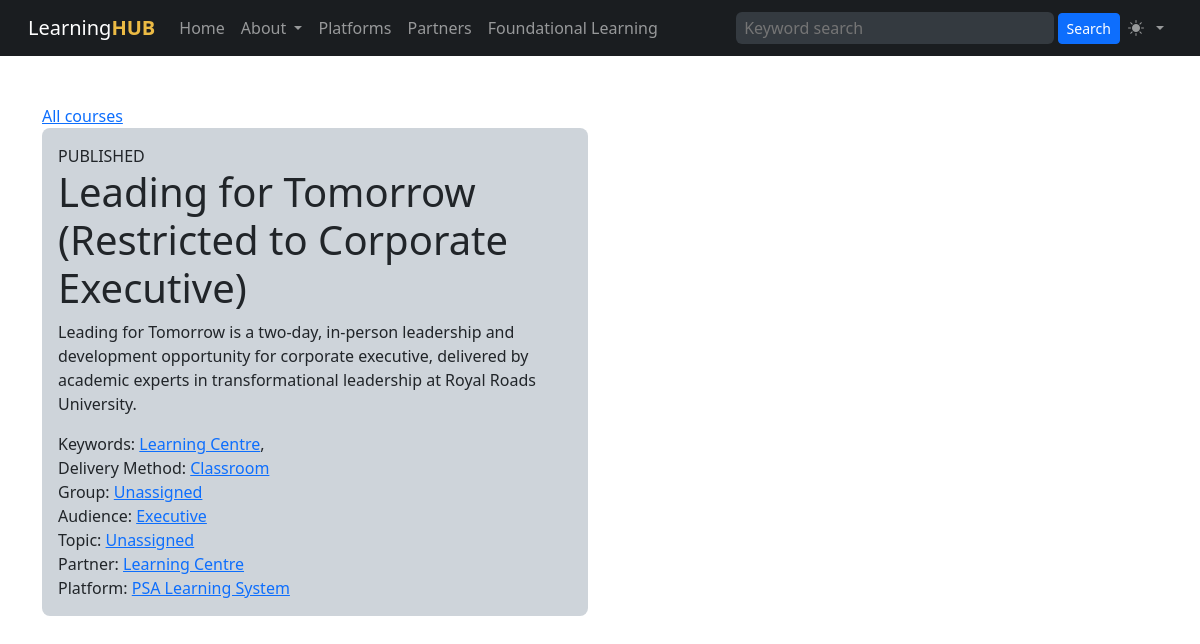
Screenshot of /course.php?cid=99 with the database file from the repository.
### tables this page shows
CREATE TABLE "courses" (
    "id" INTEGER PRIMARY KEY AUTOINCREMENT NOT NULL,
    "status" VARCHAR NOT NULL,
    "sortorder" INTEGER,
    "name" VARCHAR NOT NULL,
    "slug" VARCHAR,
    "description" VARCHAR NOT NULL,
    "created" DATETIME NOT NULL,
    "modified" DATETIME,
    "platform_last_updated" DATETIME,
    "expiry_date" DATETIME,
    "user_idir" VARCHAR,
    "course_id" INTEGER,
    "weight" INTEGER,
    "url" VARCHAR,
    "search" TEXT,
    "keywords" VARCHAR,
    "refresh_cycle" TEXT,
    "partner_id" INTEGER,
    "platform_id" INTEGER,
    "dmethod_id" INTEGER,
    "group_id" INTEGER,
    "audience_id" INTEGER,
    "topic_id" INTEGER,
    FOREIGN KEY(partner_id) REFERENCES learning_partners(id),
    FOREIGN KEY(platform_id) REFERENCES learning_platforms(id),
    FOREIGN KEY(dmethod_id) REFERENCES delivery_methods(id),
    FOREIGN KEY(group_id) REFERENCES groups(id),
    FOREIGN KEY(audience_id) REFERENCES audiences(id),
    FOREIGN KEY(topic_id) REFERENCES topics(id)
);

CREATE TABLE "delivery_methods" (
    "id" INTEGER PRIMARY KEY AUTOINCREMENT NOT NULL,
    "created" DATETIME,
    "modified" DATETIME,
    "sortorder" INTEGER,
    "name" VARCHAR,
    "slug" VARCHAR,
    "description" VARCHAR,
    "icon" VARCHAR,
    "color" VARCHAR
);

CREATE TABLE "groups" (
    "id" INTEGER PRIMARY KEY AUTOINCREMENT NOT NULL,
    "created" DATETIME,
    "modified" DATETIME,
    "sortorder" INTEGER,
    "name" VARCHAR,
    "slug" VARCHAR,
    "description" VARCHAR,
    "icon" VARCHAR,
    "color" VARCHAR
);

CREATE TABLE "audiences" (
    "id" INTEGER PRIMARY KEY AUTOINCREMENT NOT NULL,
    "created" DATETIME,
    "modified" DATETIME,
    "sortorder" INTEGER,
    "name" VARCHAR,
    "slug" VARCHAR,
    "description" VARCHAR,
    "icon" VARCHAR,
    "color" VARCHAR
);

CREATE TABLE "topics" (
    "id" INTEGER PRIMARY KEY AUTOINCREMENT NOT NULL,
    "created" DATETIME,
    "modified" DATETIME,
    "sortorder" INTEGER,
    "name" VARCHAR,
    "slug" VARCHAR,
    "description" VARCHAR,
    "icon" VARCHAR,
    "color" VARCHAR
);

CREATE TABLE "learning_partners" (
    "id" INTEGER PRIMARY KEY AUTOINCREMENT NOT NULL,
    "created" DATETIME,
    "modified" DATETIME,
    "sortorder" INTEGER,
    "name" VARCHAR,
    "slug" VARCHAR,
    "description" VARCHAR,
    "icon" VARCHAR,
    "logo" VARCHAR,
    "color" VARCHAR,
    "url" VARCHAR,
    "admin_name" VARCHAR,
    "admin_email" VARCHAR
);

CREATE TABLE "learning_platforms" (
    "id" INTEGER PRIMARY KEY AUTOINCREMENT NOT NULL,
    "created" DATETIME,
    "modified" DATETIME,
    "sortorder" INTEGER,
    "name" VARCHAR,
    "slug" VARCHAR,
    "description" VARCHAR,
    "logo" VARCHAR,
    "icon" VARCHAR,
    "color" VARCHAR,
    "url" VARCHAR
);

### course.php (the view)
<?php
$db = new SQLite3('courses.sqlite', SQLITE3_OPEN_CREATE | SQLITE3_OPEN_READWRITE);
$db->enableExceptions(true);
?>
<?php require('template/header.php') ?>
<div class="container">
<div class="row">
<div class="col-md-6">
<div><a href="courses.php">All courses</a></div>
<?php
$cid = $_GET['cid'] ?? 0;
$sql = 'SELECT
            c.id AS cid,
            c.name AS cname,
            c.status AS cstatus,
            c.description AS cdesc,
            c.keywords AS ckeys,
            dm.id AS dmid,
            dm.name AS dmname,
            g.name AS groupname,
            g.id AS groupid,
            a.name AS audiencename,
            a.id AS audienceid,
            top.name AS topicname,
            top.id AS topicid,
            pa.name AS partnername,
            pa.id AS partnerid,
            plat.name AS platformname,
            plat.id AS platformid
        FROM
            courses c
        JOIN delivery_methods dm ON dm.id = c.dmethod_id
        JOIN groups g ON g.id = c.group_id
        JOIN audiences a ON a.id = c.audience_id
        JOIN topics top ON top.id = c.topic_id
        JOIN learning_partners pa ON pa.id = c.partner_id
        JOIN learning_platforms plat ON plat.id = c.platform_id
        WHERE c.id = ' . $cid . ';';
$statement = $db->prepare($sql);
$result = $statement->execute();
?>
<?php while ($row = $result->fetchArray()): ?>
    <div class="p-3 mb-2 bg-dark-subtle rounded-3">
        <div><?= strtoupper($row['cstatus']) ?></div>
        <h1><?= $row['cname'] ?></h1>
        <div class="mb-3"><?= $row['cdesc'] ?></div>
        <?php if(!empty($row['ckeys'])): ?>
        <?php $keys = explode(',',$row['ckeys']) ?>
        <div>
        Keywords:
        <?php foreach($keys as $k): ?>
        <a href="keyword.php?keyword=<?= $k ?>"><?= $k ?></a>,
        <?php endforeach ?>
        </div>
        <?php endif ?>
        <div>Delivery Method: <a href="filter.php?dmethod=<?= $row['dmid'] ?>"><?= $row['dmname'] ?></a></div>
        <div>Group: <a href="filter.php?group=<?= $row['groupid'] ?>"><?= $row['groupname'] ?></a></div>
        <div>Audience: <a href="filter.php?audience=<?= $row['audienceid'] ?>"><?= $row['audiencename'] ?></a></div>
        <div>Topic: <a href="filter.php?topic[]=<?= $row['topicid'] ?>"><?= $row['topicname'] ?></a></div>
        <div>Partner: <a href="filter.php?partner=<?= $row['partnerid'] ?>"><?= $row['partnername'] ?></a></div>
        <div>Platform: <a href="filter.php?platform=<?= $row['platformid'] ?>"><?= $row['platformname'] ?></a></div>
    </div>
<?php endwhile ?>
</div>
</div>
</div>
</body>
</html>

### rows the page displays
courses: status "PUBLISHED", name "Leading for Tomorrow (Restricted to Corporate Executive)", description "Leading for Tomorrow is a two-day, in-person leadership and development opportunity for corporate executive, delivered by academic experts in transformational leadership at Royal Roads University.", keywords "Learning Centre", dmethod.name "Classroom", group.name "Unassigned", audience.name "Executive", topic.name "Unassigned", partner.name "Learning Centre", platform.name "PSA Learning System"
